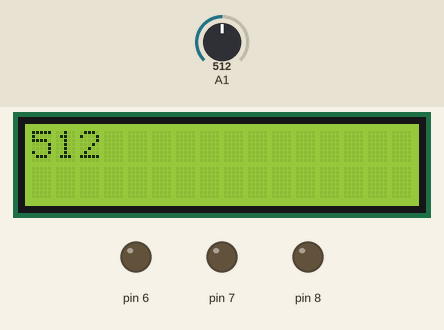
The sketch below on a simulated Arduino Uno, built with avr-gcc and run on an emulated ATmega328P. Parts: 16×2 character LCD, output pins drawn as LEDs (lit = HIGH). The inputs (shaded band) are chosen by the test bench; at power-on: A1 = 512.

Above: at 1.2 s.
1.3 s: A1 set to 716
At 1.9 s:
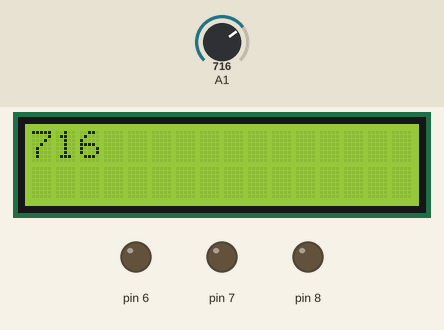
3.0 s: A1 set to 900
At 3.5 s:
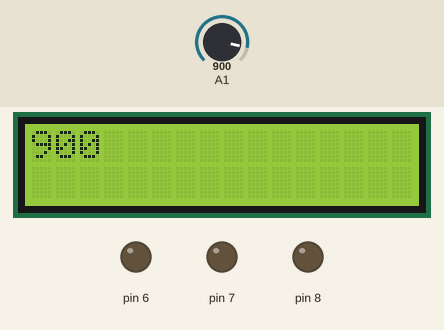
4.6 s: A1 set to 1023
At 5.0 s:
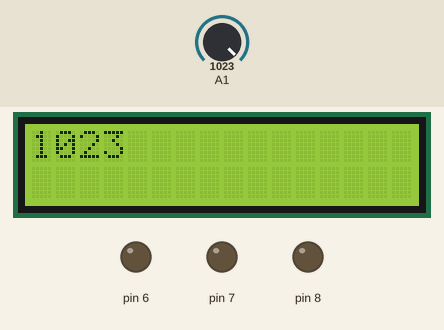
Timing chart, 0 to 7.6 s (numbered marks = the images above; inputs shaded):
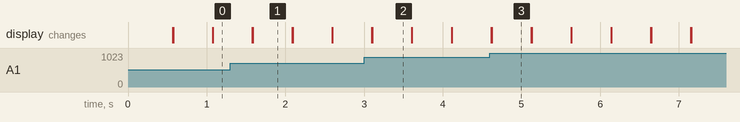

Measured:
- after the input at 1.3 s, the display: first differs from a run without the input after 0.29 s (image 1)
- after the input at 3.0 s, the display: first differs from a run without the input after 0.10 s (image 2)
- after the input at 4.6 s, the display: first differs from a run without the input at once (image 3)
- what the display in image 1 shows lasts 0.5 s, from 1.6 s to 2.1 s

The sketch:

testing.ino
```cpp
#include <Wire.h>
#include <LiquidCrystal_I2C.h>

//Initializes LCD Display
LiquidCrystal_I2C lcd(0x27, 16, 2);

int userInput = 0;  //User selected water level

void setup() {
  lcd.init();
  lcd.backlight();

  pinMode(6, OUTPUT);
  pinMode(7, OUTPUT);
  pinMode(8, OUTPUT);

  digitalWrite(8, LOW);
  digitalWrite(7, LOW);
  digitalWrite(6, LOW);

}

void loop() {
  userInput=analogRead(A1);
  lcd.print(userInput);
  delay(500);
  lcd.clear();
}
```
